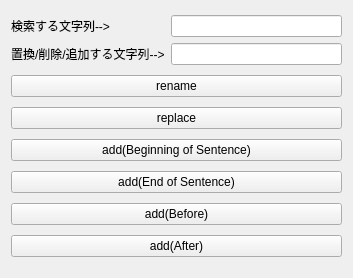
<?xml version="1.0" encoding="UTF-8"?>
<ui version="4.0">
 <class>Form</class>
 <widget class="QWidget" name="Form">
  <property name="geometry">
   <rect>
    <x>0</x>
    <y>0</y>
    <width>353</width>
    <height>278</height>
   </rect>
  </property>
  <property name="minimumSize">
   <size>
    <width>224</width>
    <height>126</height>
   </size>
  </property>
  <property name="baseSize">
   <size>
    <width>0</width>
    <height>0</height>
   </size>
  </property>
  <property name="windowTitle">
   <string>Form</string>
  </property>
  <layout class="QVBoxLayout" name="verticalLayout">
   <item>
    <layout class="QHBoxLayout" name="horizontalLayout">
     <item>
      <layout class="QVBoxLayout" name="verticalLayout_3">
       <item>
        <widget class="QLabel" name="label">
         <property name="text">
          <string>検索する文字列--&gt;</string>
         </property>
        </widget>
       </item>
       <item>
        <widget class="QLabel" name="label_2">
         <property name="text">
          <string>置換/削除/追加する文字列--&gt;</string>
         </property>
        </widget>
       </item>
      </layout>
     </item>
     <item>
      <layout class="QVBoxLayout" name="verticalLayout_2">
       <item>
        <widget class="QLineEdit" name="search_text"/>
       </item>
       <item>
        <widget class="QLineEdit" name="user_text"/>
       </item>
      </layout>
     </item>
    </layout>
   </item>
   <item>
    <widget class="QPushButton" name="rename_button">
     <property name="text">
      <string>rename</string>
     </property>
    </widget>
   </item>
   <item>
    <widget class="QPushButton" name="replace_button">
     <property name="text">
      <string>replace</string>
     </property>
    </widget>
   </item>
   <item>
    <widget class="QPushButton" name="add_bos_button">
     <property name="text">
      <string>add(Beginning of Sentence)</string>
     </property>
    </widget>
   </item>
   <item>
    <widget class="QPushButton" name="add_eos_button">
     <property name="text">
      <string>add(End of Sentence)</string>
     </property>
    </widget>
   </item>
   <item>
    <widget class="QPushButton" name="add_before_button">
     <property name="text">
      <string>add(Before)</string>
     </property>
    </widget>
   </item>
   <item>
    <widget class="QPushButton" name="add_after_button">
     <property name="text">
      <string>add(After)</string>
     </property>
    </widget>
   </item>
  </layout>
 </widget>
 <resources/>
 <connections/>
</ui>
